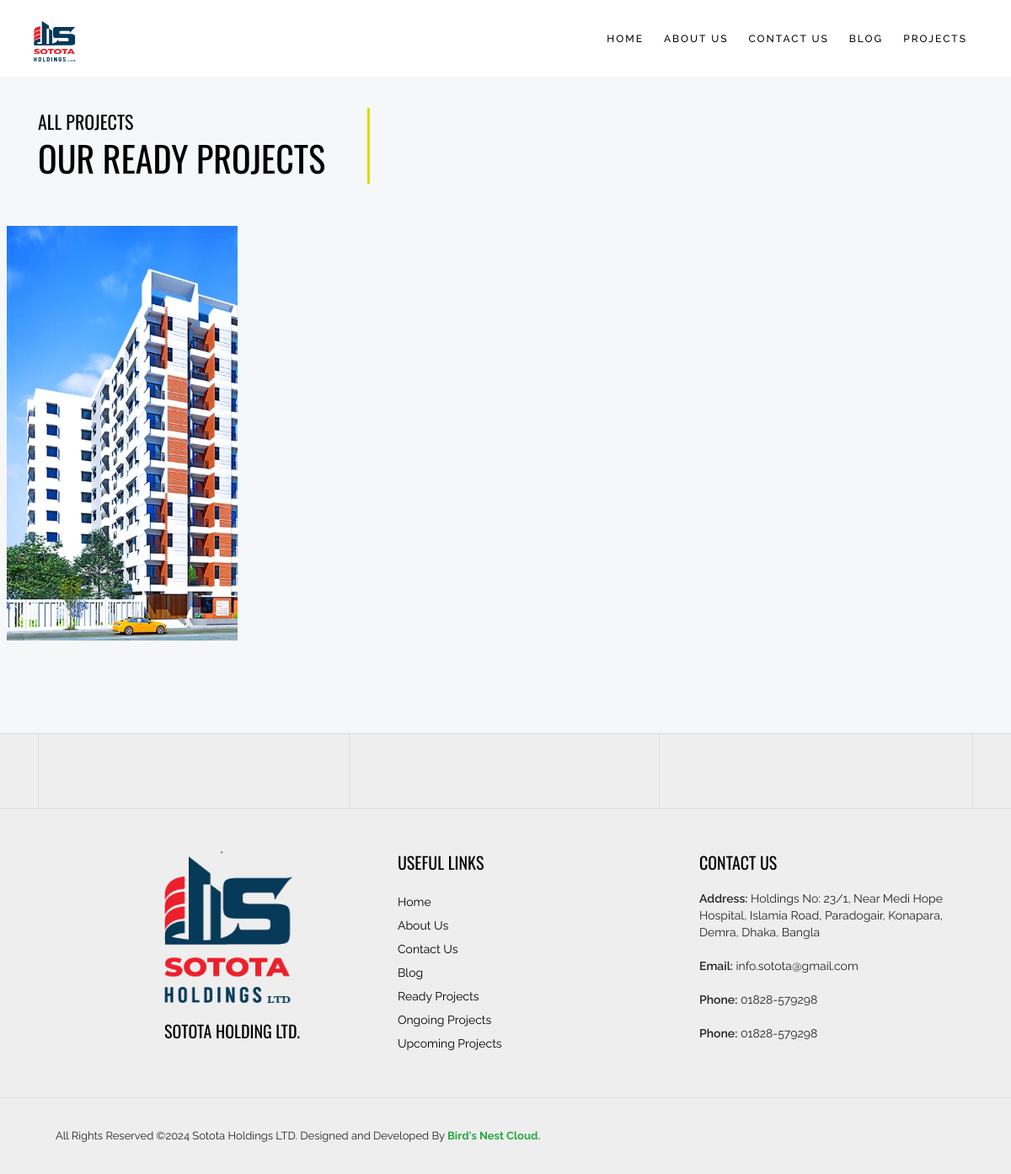
The app's page /Ready-Project/ with its own data.
### cms/models.py (models this page shows, shortened)
class CompanyInfo(models.Model):
    logo = models.ImageField(upload_to='logo/', blank=True, null=True)
    company_name = models.CharField(max_length=100, blank=True, null = True)
    address = models.CharField(max_length=100, blank=True, null = True)
    primary_phone = models.CharField(max_length=100, blank=True, null = True)
    secondary_phone = models.CharField(max_length=100, blank=True, null = True)
    email = models.CharField(max_length=100, blank=True, null = True)
    facebook_link = models.CharField(max_length=100, blank=True, null = True)
    youtube_link = models.CharField(max_length=100, blank=True, null = True)
    instagram_link = models.CharField(max_length=100, blank=True, null = True)
    class Meta:
        verbose_name_plural = "Company Informations"

class Project(models.Model):
  catagory_choice = models.CharField(choices= CATAGORY_CHOICE, default="ready", max_length=100)
  name= models.CharField(max_length=100, blank=True, null=True)
  thumbnail_image = models.ImageField(upload_to='project_photo/', blank=True, null=True)
  first_image = models.ImageField(upload_to='project_photo/', blank=True, null=True)
  second_image = models.ImageField(upload_to='project_photo/', blank=True, null=True)
  third_image = models.ImageField(upload_to='project_photo/', blank=True, null=True)
  thumbnail_image = models.ImageField(upload_to='project_photo/', blank=True, null=True)
  description = models.TextField(max_length=1000, blank=True, null = True )
  address = models.TextField(max_length=1000, blank=True, null = True )
  architect_name = models.CharField(max_length=100, blank=True, null = True)
  land_area = models.CharField(max_length=100, blank=True, null = True)
  Specialty_of_the_land = models.CharField(max_length=100, blank=True, null = True)
  total_floor = models.CharField(max_length=100, blank=True, null = True)
  total_apartments = models.CharField(max_length=100, blank=True, null = True)
  unit_size = models.CharField(max_length=100, blank=True, null = True)
  road_width = models.CharField(max_length=100, blank=True, null = True)
  total_basements = models.CharField(max_length=100, blank=True, null = True)
  total_parking = models.CharField(max_length=100, blank=True, null = True)
  approval_no = models.CharField(max_length=100, blank=True, null = True)
  serial_no = models.IntegerField(blank=True, null = True)
  is_available = models.BooleanField(default=True)
  created_at = models.DateTimeField(auto_now_add=True)
  updated_at = models.DateTimeField(auto_now_add=True)
  class Meta:
        verbose_name_plural = "Projects"

### cms/views.py (the view)
# urls.py: path('Ready-Project/', views.ready_projects, name='ready_projects'),
def ready_projects(request):
    ready_projects =  Project.objects.filter(catagory_choice='ready').order_by('serial_no')
    company_info = CompanyInfo.objects.first()
    context = {
        'ready_projects': ready_projects,
        'company_info' : company_info,
    }
    return render(request, 'cms/ready_project.html', context)

### templates/cms/ready_project.html (shortened to what this page needs)
{% extends "base.html" %}
{% load static %}
{% block body %}
<div class="section-full  p-t80 p-b80 bg-gray px-2">
    <div class="container pt-5">
        <div class="section-head clearfix">
            <div class="wt-tilte-main bdr-r-3 bdr-primary bdr-solid">
                <small class="wt-small-title">All Projects</small>
                <h2 class="m-b5">Our Ready Projects</h2>
            </div>
        </div>
    </div>
    <div class="portfolio-wrap mfp-gallery work-grid row clearfix ">
        {% for ready_projects in ready_projects%}
        <div class="masonry-item cat-1 col-lg-3 col-md-4 col-sm-6 m-b30">
            <div class="project-img-effect-1">
                {% if  ready_projects.thumbnail_image %}
                <img src="{{ ready_projects.thumbnail_image.url}}" alt="" />
                {% endif %}
                <a href="{% url 'get_projects' ready_projects.id %}"></a>
            </div>
        </div>
        {% endfor %}
    </div>
</div>
</div>
{% endblock body %}

### templates/header.html (shortened to what this page needs)
{% load static %}
<header class="site-header header-style-2  header-fixed nav-wide">
  <div class="main-bar-wraper navbar-expand-lg">
      <div class="main-bar p-t5">
          <div class="container">
              <div class="logo-header">
                  <div class="logo-header-inner logo-header-one">
                    {% if company_info.logo %}
                      <a href="{% url 'home' %}">
                          <img src="{{company_info.logo.url}}" style="height: 50px; width: 50px;" alt="" />
                      </a>
                      {% endif %}
                  </div>
              </div>
                  <div class="header-nav navbar-collapse collapse d-flex justify-content-end">
                      <ul class=" nav navbar-nav">
                          <li class="active">
                              <a href="{% url 'home' %}">Home</a>
                          <li>
                              <a href="{% url 'about_us' %}">About Us</a>
                          </li>
                          <li>
                              <a href="{% url 'contact_us' %}">Contact us</a>
                          </li>
                          <li>
                              <a href="{% url 'blog' %}">Blog</a>
                          </li>
                          <li >
                              <a>Projects</a>
                          </li>
                      </ul>
                  </div>
          </div>
      </div>
  </div>
</header>

### templates/footer.html (shortened to what this page needs)
<footer class="site-footer footer-large  footer-light ">
    <div class="footer-social-section bg-secondry">
        <div class="container">
            <div class="footer-social-content">
                <ul>
                    <li><a href="{{company_info.facebook_link}}" target="_blank"><i class="fa fa-facebook"></i></a></li>
                    <li><a href="{{company_info.youtube_link}}" target="_blank"><i class="fa fa-instagram"></i></a></li>
                    <li><a href="{{company_info.instagram_link}}" target="_blank"><i class="fa fa-youtube"></i></a></li>
                </ul>
            </div>
        </div>
    </div>
    <div class="footer-top overlay-wraper pl-5">
        <div class="overlay-main"></div>
        <div class="container-fluid">
            <div class="row pl-4">
                <div class="col-xl-4 col-lg-4 col-md-4 pl-5">
                    <div class="widget widget_about">
                        {% if company_info.logo %}
                        <img  src="{{company_info.logo.url}}" style="width: 200px; height: 200px; padding-bottom: 20px;"
                            class="lmg-fluid pl-5" alt="">
                        {% endif %}
                        <br>
                        <h4 class="widget-title  text-uppercase pl-5">{{company_info.company_name}}</h4>
                    </div>
                </div>
                <div class="col-xl-4 col-lg-4 col-md-4">
                    <div class="widget widget_services inline-links">
                        <h4 class="widget-title">Useful links</h4>
                        <ul>
                            <li><a href="{% url 'home' %}">Home</a></li>
                            <li><a href="{% url 'about_us' %}">About Us</a></li>
                            <li><a href="{% url 'contact_us' %}">Contact Us</a></li>
                            <li><a href="{% url 'blog' %}">Blog</a></li>
                            <li><a href="{% url 'ready_projects' %}">Ready Projects</a></li>
                            <li><a href="{% url 'ongoing_projects' %}">Ongoing Projects</a></li>
                            <li><a href="{% url 'upcoming_projects' %}">Upcoming Projects</a></li>
                        </ul>
                    </div>
                </div>
                <div class="col-xl-4 col-lg-4 col-md-4">
                    <div class="widget widget_address_outer m-b20">
                        <h4 class="widget-title">Contact Us</h4>
                        <ul class="widget_address">
                            <li><strong>Address:</strong> {{company_info.address}}</li>
                            <li><strong>Email:</strong> {{company_info.email}}</li>
                            <li><strong>Phone:</strong> {{company_info.primary_phone}}</li>
                            <li><strong>Phone:</strong> {{company_info.secondary_phone}}</li>
                        </ul>
                    </div>
                </div>
            </div>
        </div>
    </div>
    <div class="footer-bottom pl-5">
        <div class="container">
            <span class="copyrights-text">All Rights Reserved ©2024 Sotota Holdings LTD. Designed and Developed By <a class="text-success font-weight-bold"
                    href="birdsnestcloud.com" target="_blank">Bird's Nest Cloud.</a></span>
        </div>
    </div>
</footer>

### records on screen
CompanyInfo: logo (picture), company_name "SOTOTA HOLDING LTD.", address "Holdings No: 23/1, Near Medi Hope Hospital, Islamia Road, Paradogair, Konapara, Demra, Dhaka, Bangla", email "info.sotota@gmail.com", primary_phone "01828-579298", secondary_phone "01828-579298"
Project: thumbnail_image (picture)
